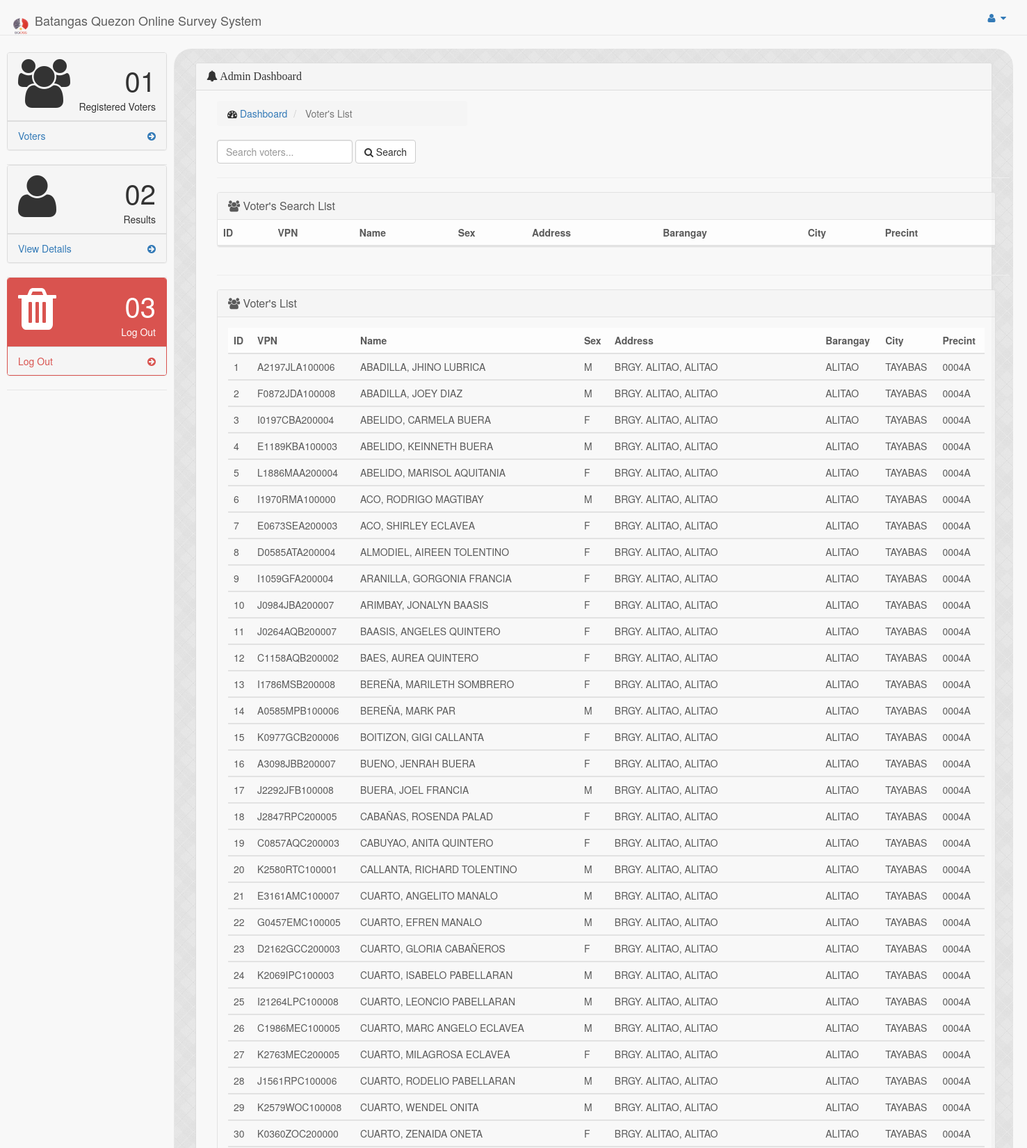
/registervoters.php (upper part), run on the app's committed database.
### tables this page shows
CREATE TABLE IF NOT EXISTS `voters` (
  `v_id` int(50) NOT NULL,
  `VPN` varchar(35) NOT NULL,
  `name` varchar(35) NOT NULL,
  `Sex` varchar(35) NOT NULL,
  `Address` varchar(35) NOT NULL,
  `Barangay` varchar(35) NOT NULL,
  `City` varchar(35) NOT NULL,
  `prec` varchar(35) NOT NULL
);

### registervoters.php (the view, shortened to what this page needs)
<!DOCTYPE html>
<html lang="en">
<head>
	<link href="css/Custom.css" rel="stylesheet">
    <link href="bower_components/bootstrap/dist/css/bootstrap.min.css" rel="stylesheet">
    <link href="bower_components/metisMenu/dist/metisMenu.min.css" rel="stylesheet">
    <link href="dist/css/timeline.css" rel="stylesheet">
    <link href="dist/css/sb-admin-2.css" rel="stylesheet">
    <link href="bower_components/morrisjs/morris.css" rel="stylesheet">
    <link href="bower_components/font-awesome/css/font-awesome.min.css" rel="stylesheet" type="text/css">
</head>
<body>
    <div id="wrapper">
        <nav class="navbar navbar-default navbar-fixed-top" role="navigation">
            <div class="navbar-header">
                <a class="navbar-brand"  href="admindashboard.php"><img oncontextmenu='alert("Image context menu is disabled!");return false;' src="Images/BQOSS_logo.png" style="height:35px;width:30px; display:inline-block;padding:10px 0px 0 0px;"> Batangas Quezon Online Survey System</a>
            </div>
            <ul class="nav navbar-top-links navbar-right">
                <li class="dropdown">
                    <a class="dropdown-toggle" data-toggle="dropdown" href="#">
                        <i class="fa fa-user fa-fw"></i>  <i class="fa fa-caret-down"></i>
                    </a>
                        </li>
                    </ul>
		</nav>
	</div>
            <div class="navbar-default sidebar" style="padding-left: 10px;padding-right: 10px; margin-top: 5px;" role="navigation">
                <div class="sidebar-nav navbar-collapse">
                    <ul class="nav" id="side-menu">
                    				<li>
					<div class="panel panel-default">
                        <div class="panel-heading">
                            <div class="row">
                                <div class="col-xs-3">
                                    <i class="fa fa-group fa-5x"></i>
                                </div>
                                <div class="col-xs-9 text-right">
                                    <div class="huge">01</div>
                                    <div>Registered Voters</div>
                                </div>
                            </div>
                        </div>
                        <a href="registervoters.php">
                            <div class="panel-footer">
                                <span class="pull-left">Voters</span>
                                <span class="pull-right"><i class="fa fa-arrow-circle-right"></i></span>
                                <div class="clearfix"></div>
                            </div>
                        </a>
                    </div>
					</li>
					<li>
					<div class="panel panel-default">
                        <div class="panel-heading">
                            <div class="row">
                                <div class="col-xs-3">
                                    <i class="fa fa-user fa-5x"></i>
                                </div>
                                <div class="col-xs-9 text-right">
                                    <div class="huge">02</div>
                                    <div>Results</div>
                                </div>
                            </div>
                        </div>
                        <a href="result.php">
                            <div class="panel-footer">
                                <span class="pull-left">View Details</span>
                                <span class="pull-right"><i class="fa fa-arrow-circle-right"></i></span>
                                <div class="clearfix"></div>
                            </div>
                        </a>
                    </div>
					</li>
					<li>
					<div class="panel panel-red">
                        <div class="panel-heading">
                            <div class="row">
                                <div class="col-xs-3">
                                    <i class="fa fa-trash fa-5x"></i>
                                </div>
                                <div class="col-xs-9 text-right">
                                    <div class="huge">03</div>
                                    <div>Log Out</div>
                                </div>
                            </div>
                        </div>
                        <a href="index.php">
                            <div class="panel-footer">
                                <span class="pull-left">Log Out</span>
                                <span class="pull-right"><i class="fa fa-arrow-circle-right"></i></span>
                                <div class="clearfix"></div>
                            </div>
                        </a>
                    </div>
					</li>
					</ul>
                </div>
            </div>
    <div id="page-wrapper"style=" margin-right: 20px; margin-top: 70px;padding-top: 20px;border-radius: 25px; background-image: url('newgray.png')">
        <div class="row">
			<div class="col-lg-12">
                <div class="panel panel-default">
						<div class="panel-heading">
							<h3 class="panel-title" style="font-family: Franklin Gothic Heavy;"><i class="fa fa-bell"></i> Admin Dashboard</h1>
						</div>
						<div class="panel-body">
		<div class="container">
		<div class="row">
            <div class="col-lg-4">
                <ol class="breadcrumb">
                    <li>
                        <i class="fa fa-dashboard"></i> <a href="admindashboard.php">Dashboard</a>
                    </li>
                    <li class="active">
                        Voter's List
                    </li>
                </ol>
            </div>
        </div>
		<div class="row">
            <div class="col-lg-12">
                <div class="form-inline form-padding">
                    <form action="registervoters.php" method="post">
                        <input type="text" class="form-control" name="search" placeholder="Search voters..."required/>
                        <button type="submit" class="btn btn-default"><i class="fa fa-search"></i> Search</button>
                    </form>
                </div>
            </div>
        </div>
		<hr/>
		<div class="row">
				<div class="col-lg-12">
					<div class="panel panel-default" style="margin-right: 20px; opacity: .8;">
						<div class="panel-heading">
							<h3 class="panel-title"><i class="fa fa-group"></i> Voter's Search List</h3>
						</div>
						<div class="table-responsive">
							<table class="table table-striped">
								<thead>
									<tr>
										<th>ID</th>
										<th>VPN</th>
										<th>Name</th>
										<th>Sex</th>
										<th>Address</th>
										<th>Barangay</th>
										<th>City</th>
										<th>Precint</th>
									</tr>
								</thead>
							</table>
						</div>
				</div>
			</div>
		</div>
		<hr />
			<div class="row">
				<div class="col-lg-12">
					<div class="panel panel-default" style="margin-right: 20px; opacity: .8;">
						<div class="panel-heading">
							<h3 class="panel-title"><i class="fa fa-group"></i> Voter's List</h3>
						</div>
						<div class="panel-body">
							<?php
								$num_rec_per_page=50;
								if (isset($_GET["page"])) { $page  = $_GET["page"]; } else { $page=1; };
								$start_from = ($page-1) * $num_rec_per_page;
								$sql = "SELECT * FROM voters LIMIT $start_from, $num_rec_per_page";
								$rs_result = mysql_query ($sql);
							?>
							<div class="table responsive">
								<table class="table table-striped">
									<thead>
										<tr>
											<th>ID</th>
											<th>VPN</th>
											<th>Name</th>
											<th>Sex</th>
											<th>Address</th>
											<th>Barangay</th>
											<th>City</th>
											<th>Precint</th>
										</tr>
									</thead>
							<?php
								while ($row = mysql_fetch_assoc($rs_result)) {
							?>
									<tbody>
										<tr>
										<td><?php echo $row['v_id']; ?></td>
										<td><?php echo $row['VPN']; ?></td>
										<td><?php echo $row['name']; ?></td>
										 <td><?php echo $row['Sex']; ?></td>
										<td><?php echo $row['Address']; ?></td>
										 <td><?php echo $row['Barangay']; ?></td>
										<td><?php echo $row['City']; ?></td>
										<td><?php echo $row['prec']; ?></td>
										</tr>
									</tbody>
							<?php
								};
							?>
								</table>
							</div>
						</div>
						</div>
						</div>
					</div>
				</div>
		  </div>
	  </div>
    </div>
	</div>
	</div>
</body>
</html>

### css/Custom.css (style rules this page uses)
body { background-color: #c8c8c8; }
.panel-body { background-color: #f8f8f8; }
.panel-default>.panel-heading { color: #fff; background-color: #0c3067; }
.panel-footer { text-align: center; }

### data on the page
voters: v_id "1", VPN "A2197JLA100006", name "ABADILLA, JHINO LUBRICA", Sex "M", Address "BRGY. ALITAO, ALITAO", Barangay "ALITAO", City "TAYABAS", prec "0004A"
voters: v_id "2", VPN "F0872JDA100008", name "ABADILLA, JOEY DIAZ", Sex "M", Address "BRGY. ALITAO, ALITAO", Barangay "ALITAO", City "TAYABAS", prec "0004A"
voters: v_id "3", VPN "I0197CBA200004", name "ABELIDO, CARMELA BUERA", Sex "F", Address "BRGY. ALITAO, ALITAO", Barangay "ALITAO", City "TAYABAS", prec "0004A"
voters: v_id "4", VPN "E1189KBA100003", name "ABELIDO, KEINNETH BUERA", Sex "M", Address "BRGY. ALITAO, ALITAO", Barangay "ALITAO", City "TAYABAS", prec "0004A"
voters: v_id "5", VPN "L1886MAA200004", name "ABELIDO, MARISOL AQUITANIA", Sex "F", Address "BRGY. ALITAO, ALITAO", Barangay "ALITAO", City "TAYABAS", prec "0004A"
voters: v_id "6", VPN "I1970RMA100000", name "ACO, RODRIGO MAGTIBAY", Sex "M", Address "BRGY. ALITAO, ALITAO", Barangay "ALITAO", City "TAYABAS", prec "0004A"
voters: v_id "7", VPN "E0673SEA200003", name "ACO, SHIRLEY ECLAVEA", Sex "F", Address "BRGY. ALITAO, ALITAO", Barangay "ALITAO", City "TAYABAS", prec "0004A"
voters: v_id "8", VPN "D0585ATA200004", name "ALMODIEL, AIREEN TOLENTINO", Sex "F", Address "BRGY. ALITAO, ALITAO", Barangay "ALITAO", City "TAYABAS", prec "0004A"
voters: v_id "9", VPN "I1059GFA200004", name "ARANILLA, GORGONIA FRANCIA", Sex "F", Address "BRGY. ALITAO, ALITAO", Barangay "ALITAO", City "TAYABAS", prec "0004A"
voters: v_id "10", VPN "J0984JBA200007", name "ARIMBAY, JONALYN BAASIS", Sex "F", Address "BRGY. ALITAO, ALITAO", Barangay "ALITAO", City "TAYABAS", prec "0004A"
voters: v_id "11", VPN "J0264AQB200007", name "BAASIS, ANGELES QUINTERO", Sex "F", Address "BRGY. ALITAO, ALITAO", Barangay "ALITAO", City "TAYABAS", prec "0004A"
voters: v_id "12", VPN "C1158AQB200002", name "BAES, AUREA QUINTERO", Sex "F", Address "BRGY. ALITAO, ALITAO", Barangay "ALITAO", City "TAYABAS", prec "0004A"
voters: v_id "13", VPN "I1786MSB200008", name "BEREÑA, MARILETH SOMBRERO", Sex "F", Address "BRGY. ALITAO, ALITAO", Barangay "ALITAO", City "TAYABAS", prec "0004A"
voters: v_id "14", VPN "A0585MPB100006", name "BEREÑA, MARK PAR", Sex "M", Address "BRGY. ALITAO, ALITAO", Barangay "ALITAO", City "TAYABAS", prec "0004A"
voters: v_id "15", VPN "K0977GCB200006", name "BOITIZON, GIGI CALLANTA", Sex "F", Address "BRGY. ALITAO, ALITAO", Barangay "ALITAO", City "TAYABAS", prec "0004A"
voters: v_id "16", VPN "A3098JBB200007", name "BUENO, JENRAH BUERA", Sex "F", Address "BRGY. ALITAO, ALITAO", Barangay "ALITAO", City "TAYABAS", prec "0004A"
voters: v_id "17", VPN "J2292JFB100008", name "BUERA, JOEL FRANCIA", Sex "M", Address "BRGY. ALITAO, ALITAO", Barangay "ALITAO", City "TAYABAS", prec "0004A"
voters: v_id "18", VPN "J2847RPC200005", name "CABAÑAS, ROSENDA PALAD", Sex "F", Address "BRGY. ALITAO, ALITAO", Barangay "ALITAO", City "TAYABAS", prec "0004A"
voters: v_id "19", VPN "C0857AQC200003", name "CABUYAO, ANITA QUINTERO", Sex "F", Address "BRGY. ALITAO, ALITAO", Barangay "ALITAO", City "TAYABAS", prec "0004A"
voters: v_id "20", VPN "K2580RTC100001", name "CALLANTA, RICHARD TOLENTINO", Sex "M", Address "BRGY. ALITAO, ALITAO", Barangay "ALITAO", City "TAYABAS", prec "0004A"
voters: v_id "21", VPN "E3161AMC100007", name "CUARTO, ANGELITO MANALO", Sex "M", Address "BRGY. ALITAO, ALITAO", Barangay "ALITAO", City "TAYABAS", prec "0004A"
voters: v_id "22", VPN "G0457EMC100005", name "CUARTO, EFREN MANALO", Sex "M", Address "BRGY. ALITAO, ALITAO", Barangay "ALITAO", City "TAYABAS", prec "0004A"
voters: v_id "23", VPN "D2162GCC200003", name "CUARTO, GLORIA CABAÑEROS", Sex "F", Address "BRGY. ALITAO, ALITAO", Barangay "ALITAO", City "TAYABAS", prec "0004A"
voters: v_id "24", VPN "K2069IPC100003", name "CUARTO, ISABELO PABELLARAN", Sex "M", Address "BRGY. ALITAO, ALITAO", Barangay "ALITAO", City "TAYABAS", prec "0004A"
voters: v_id "25", VPN "I21264LPC100008", name "CUARTO, LEONCIO PABELLARAN", Sex "M", Address "BRGY. ALITAO, ALITAO", Barangay "ALITAO", City "TAYABAS", prec "0004A"
voters: v_id "26", VPN "C1986MEC100005", name "CUARTO, MARC ANGELO ECLAVEA", Sex "M", Address "BRGY. ALITAO, ALITAO", Barangay "ALITAO", City "TAYABAS", prec "0004A"
voters: v_id "27", VPN "K2763MEC200005", name "CUARTO, MILAGROSA ECLAVEA", Sex "F", Address "BRGY. ALITAO, ALITAO", Barangay "ALITAO", City "TAYABAS", prec "0004A"
voters: v_id "28", VPN "J1561RPC100006", name "CUARTO, RODELIO PABELLARAN", Sex "M", Address "BRGY. ALITAO, ALITAO", Barangay "ALITAO", City "TAYABAS", prec "0004A"
voters: v_id "29", VPN "K2579WOC100008", name "CUARTO, WENDEL ONITA", Sex "M", Address "BRGY. ALITAO, ALITAO", Barangay "ALITAO", City "TAYABAS", prec "0004A"
voters: v_id "30", VPN "K0360ZOC200000", name "CUARTO, ZENAIDA ONETA", Sex "F", Address "BRGY. ALITAO, ALITAO", Barangay "ALITAO", City "TAYABAS", prec "0004A"
